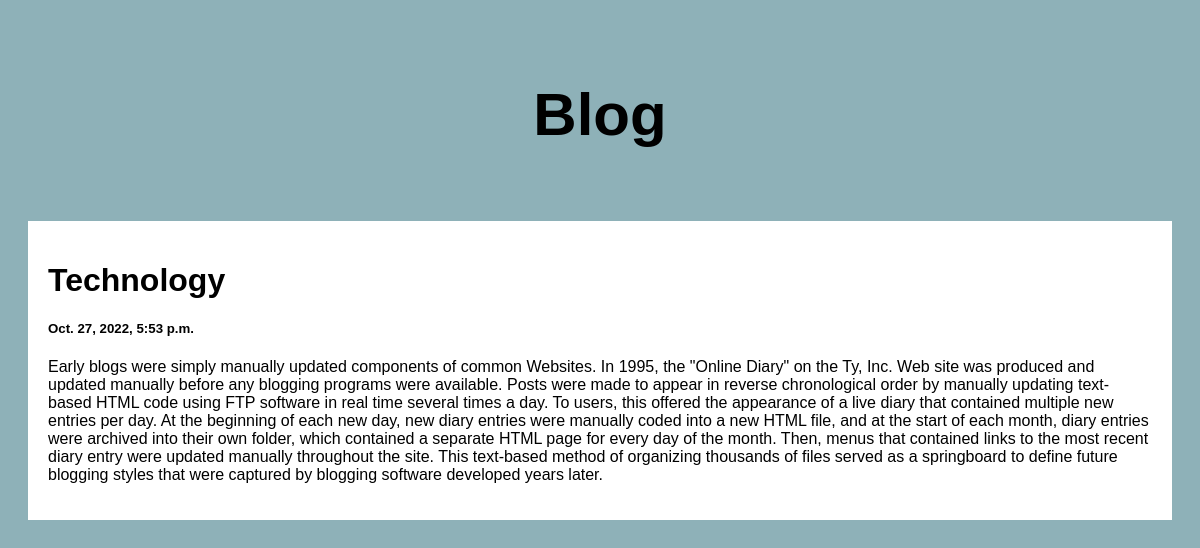
Screenshot of /post/2 with the database file from the repository.
### posts/models.py (models this page shows)
class Post(models.Model):
    title = models.CharField(max_length=100)
    body = models.CharField(max_length=1000000)
    created_at = models.DateTimeField(default=datetime.now, blank=True)

### posts/views.py (the view)
# urls.py: path('post/<str:pk>',views.post, name='post')
def post(request, pk):
    posts = Post.objects.get(id=pk)
    return render(request,'posts.html', {'posts':posts})

### templates/posts.html (shortened to what this page needs)
<!DOCTYPE html>
<html>
<head>
</head>
<body>
<div class="header">
    <h2>Blog</h2>
</div>
<div class="row">
    <div class="leftcolumn">
        <div class="card">
                <h1>{{posts.title}}</h1>
                <h5>{{posts.created_at}}</h5>
                <p>{{posts.body}}</p>
        </div>
    </div>
</div>
</body>
</html>

### templates/posts.html (style rules this page uses)
* { box-sizing: border-box; }
body { font-family: Arial; padding: 20px; background: #8eb1b8; }
.header { padding: 2px; font-size: 40px; text-align: center; background: white1; }
.leftcolumn { float: left; width: 100%; }
.card { background-color: rgb(255, 255, 255); padding: 20px; margin-top: 20px; }
.row::after { content: ""; display: table; clear: both; }

### rows the page displays
Post: title "Technology", created_at "Oct. 27, 2022, 5:53 p.m.", body "Early blogs were simply manually updated components of common Websites. In 1995, the \"Online Diary\" on the Ty, Inc. Web site was produced and updated manually before any blogging programs were available. Posts were made to appear in reverse chronological order by manually updating text-based HTML code using FTP software in real time several times a day. To users, this offered the appearance of a live diary that contained multiple new entries per day. At the beginning of each new day, new diary entries were manually coded into a new HTML file, and at the start of each month, diary entries were archived into their own folder, which contained a separate HTML page for every day of the month.…"
